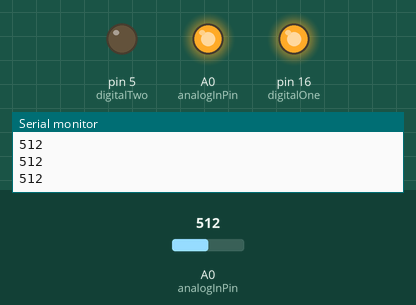
Bench run of a sketch on a simulated Arduino Uno, built with avr-gcc and run on an emulated ATmega328P. On the bench: output pins drawn as LEDs (lit = HIGH), the last lines printed to the serial monitor. The inputs (shaded band) are chosen by the test bench; at power-on: A0 (analogInPin) = 512.

Above: at 1.2 s.
1.3 s: A0 (analogInPin) set to 493
At 1.8 s:
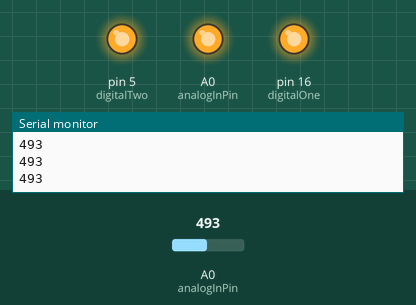
2.8 s: A0 (analogInPin) set to 780
At 3.2 s:
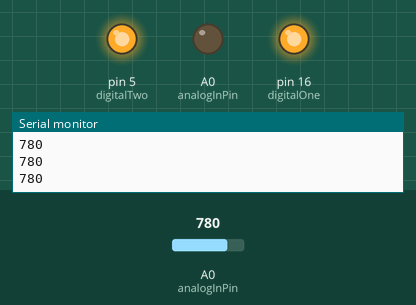
4.3 s: A0 (analogInPin) set to 763
At 4.7 s:
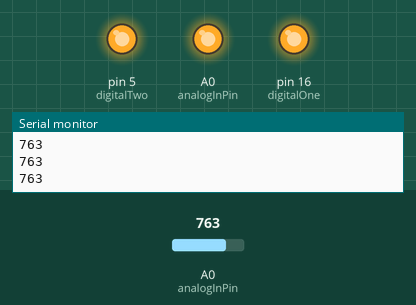
5.8 s: A0 (analogInPin) set to 582
7.3 s: A0 (analogInPin) set to 557
At 7.6 s:
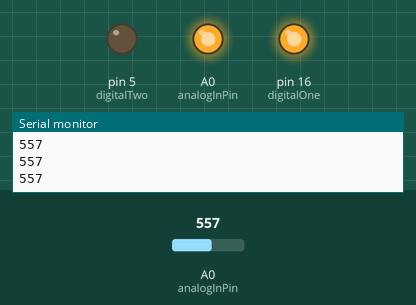
8.8 s: A0 (analogInPin) set to 580
At 9.6 s:
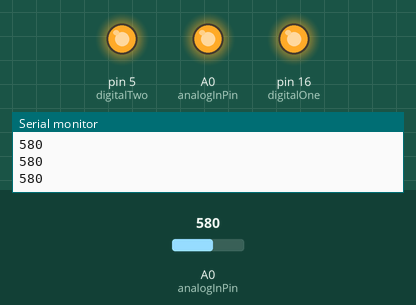
Timing chart, 0 to 11.3 s (numbered marks = the images above; inputs shaded):
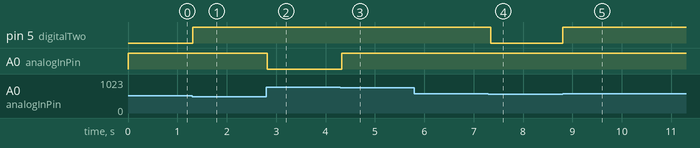

The sketch:

nrgmultiplex.ino
```cpp
const int analogInPin = A0;  // Analog input pin that the potentiometer is attached to

const int digitalOne = 16;
const int digitalTwo = 5;
const int digitalThree = 14;


int sensorValue = 0;        // value read from the pot

void setup() {
  pinMode(digitalOne, OUTPUT);
  digitalWrite(digitalOne, 1);
  pinMode(digitalTwo, OUTPUT);
  digitalWrite(digitalTwo, 1);
  pinMode(digitalThree, OUTPUT);
  digitalWrite(digitalThree, 1);
  Serial.begin(19200);
}

void loop() {

  // read the analog in value:

  sensorValue = analogRead(analogInPin);

  //check value
  if(sensorValue > 0 && sensorValue < 30) {
    digitalWrite(digitalOne, 0);
  }
  else {
    digitalWrite(digitalOne, 1);
  }
  if(sensorValue > 500 && sensorValue < 570) {
    digitalWrite(digitalTwo, 0);
  }
  else {
    digitalWrite(digitalTwo, 1);
  }
  if(sensorValue > 770 && sensorValue < 830) {
    digitalWrite(digitalThree, 0);
  }
  else {
    digitalWrite(digitalThree, 1);
  }

  // print the results to the Serial Monitor:

  Serial.print(sensorValue);

  Serial.print("\n");

  // wait 2 milliseconds before the next loop for the analog-to-digital

  // converter to settle after the last reading:

  delay(50);
}
```

Measured:
- the behaviour switches between 501 and 500 on A0 (analogInPin) (found by bisection; images 0 and 1)
- the behaviour switches between 771 and 770 on A0 (analogInPin) (found by bisection; images 2 and 3)
- the behaviour switches between 570 and 569 on A0 (analogInPin) (found by bisection; images 3 and 4)
- after the input at 1.3 s, pin 5 (digitalTwo): LOW → HIGH at once
- after the input at 2.8 s, A0 (analogInPin): HIGH → LOW at once
- after the input at 4.3 s, A0 (analogInPin): LOW → HIGH at once
- after the input at 7.3 s, pin 5 (digitalTwo): HIGH → LOW at once
- after the input at 8.8 s, pin 5 (digitalTwo): LOW → HIGH at once
